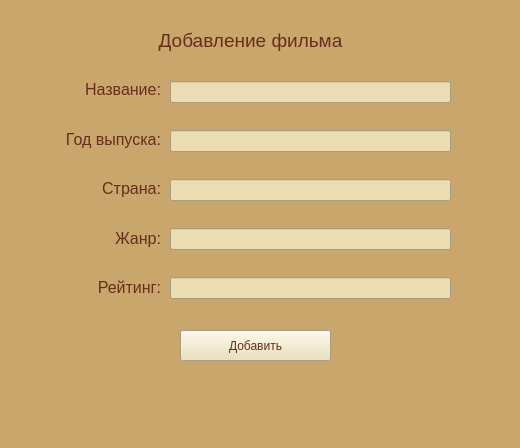
<?xml version="1.0" encoding="UTF-8"?>
<ui version="4.0">
 <class>MainWindow</class>
 <widget class="QMainWindow" name="MainWindow">
  <property name="geometry">
   <rect>
    <x>0</x>
    <y>0</y>
    <width>520</width>
    <height>448</height>
   </rect>
  </property>
  <property name="windowTitle">
   <string>MainWindow</string>
  </property>
  <property name="styleSheet">
   <string notr="true">background-color:#C9A66B</string>
  </property>
  <widget class="QWidget" name="centralwidget">
   <widget class="QLabel" name="label">
    <property name="geometry">
     <rect>
      <x>110</x>
      <y>30</y>
      <width>281</width>
      <height>21</height>
     </rect>
    </property>
    <property name="font">
     <font>
      <pointsize>14</pointsize>
     </font>
    </property>
    <property name="styleSheet">
     <string notr="true">color:#662E1C</string>
    </property>
    <property name="text">
     <string>Добавление фильма</string>
    </property>
    <property name="alignment">
     <set>Qt::AlignCenter</set>
    </property>
   </widget>
   <widget class="QWidget" name="layoutWidget">
    <property name="geometry">
     <rect>
      <x>170</x>
      <y>60</y>
      <width>281</width>
      <height>261</height>
     </rect>
    </property>
    <layout class="QVBoxLayout" name="verticalLayout_2">
     <item>
      <widget class="QLineEdit" name="le_title">
       <property name="styleSheet">
        <string notr="true">background-color:#EBDCB2;
color:#662E1C</string>
       </property>
      </widget>
     </item>
     <item>
      <widget class="QLineEdit" name="le_year">
       <property name="styleSheet">
        <string notr="true">background-color:#EBDCB2;
color:#662E1C</string>
       </property>
      </widget>
     </item>
     <item>
      <widget class="QLineEdit" name="le_country">
       <property name="styleSheet">
        <string notr="true">background-color:#EBDCB2;
color:#662E1C</string>
       </property>
      </widget>
     </item>
     <item>
      <widget class="QLineEdit" name="le_genre">
       <property name="styleSheet">
        <string notr="true">background-color:#EBDCB2;
color:#662E1C</string>
       </property>
      </widget>
     </item>
     <item>
      <widget class="QLineEdit" name="le_rate">
       <property name="styleSheet">
        <string notr="true">background-color:#EBDCB2;
color:#662E1C</string>
       </property>
      </widget>
     </item>
    </layout>
   </widget>
   <widget class="QWidget" name="layoutWidget_2">
    <property name="geometry">
     <rect>
      <x>50</x>
      <y>80</y>
      <width>111</width>
      <height>217</height>
     </rect>
    </property>
    <layout class="QVBoxLayout" name="verticalLayout">
     <property name="spacing">
      <number>30</number>
     </property>
     <property name="bottomMargin">
      <number>0</number>
     </property>
     <item>
      <widget class="QLabel" name="label_2">
       <property name="font">
        <font>
         <pointsize>12</pointsize>
        </font>
       </property>
       <property name="styleSheet">
        <string notr="true">color:#662E1C</string>
       </property>
       <property name="text">
        <string>Название:</string>
       </property>
       <property name="alignment">
        <set>Qt::AlignRight|Qt::AlignTrailing|Qt::AlignVCenter</set>
       </property>
      </widget>
     </item>
     <item>
      <widget class="QLabel" name="label_3">
       <property name="font">
        <font>
         <pointsize>12</pointsize>
        </font>
       </property>
       <property name="styleSheet">
        <string notr="true">color:#662E1C</string>
       </property>
       <property name="text">
        <string>Год выпуска:</string>
       </property>
       <property name="alignment">
        <set>Qt::AlignRight|Qt::AlignTrailing|Qt::AlignVCenter</set>
       </property>
      </widget>
     </item>
     <item>
      <widget class="QLabel" name="label_4">
       <property name="font">
        <font>
         <pointsize>12</pointsize>
        </font>
       </property>
       <property name="styleSheet">
        <string notr="true">color:#662E1C</string>
       </property>
       <property name="text">
        <string>Страна:</string>
       </property>
       <property name="alignment">
        <set>Qt::AlignRight|Qt::AlignTrailing|Qt::AlignVCenter</set>
       </property>
      </widget>
     </item>
     <item>
      <widget class="QLabel" name="label_5">
       <property name="font">
        <font>
         <pointsize>12</pointsize>
        </font>
       </property>
       <property name="styleSheet">
        <string notr="true">color:#662E1C</string>
       </property>
       <property name="text">
        <string>Жанр:</string>
       </property>
       <property name="alignment">
        <set>Qt::AlignRight|Qt::AlignTrailing|Qt::AlignVCenter</set>
       </property>
      </widget>
     </item>
     <item>
      <widget class="QLabel" name="label_6">
       <property name="font">
        <font>
         <pointsize>12</pointsize>
        </font>
       </property>
       <property name="styleSheet">
        <string notr="true">color:#662E1C</string>
       </property>
       <property name="text">
        <string>Рейтинг:</string>
       </property>
       <property name="alignment">
        <set>Qt::AlignRight|Qt::AlignTrailing|Qt::AlignVCenter</set>
       </property>
      </widget>
     </item>
    </layout>
   </widget>
   <widget class="QPushButton" name="btn_append_to_favourite">
    <property name="geometry">
     <rect>
      <x>180</x>
      <y>330</y>
      <width>151</width>
      <height>31</height>
     </rect>
    </property>
    <property name="styleSheet">
     <string notr="true">background-color:#EBDCB2;
color:#662E1C</string>
    </property>
    <property name="text">
     <string>Добавить</string>
    </property>
   </widget>
  </widget>
  <widget class="QMenuBar" name="menubar">
   <property name="geometry">
    <rect>
     <x>0</x>
     <y>0</y>
     <width>520</width>
     <height>21</height>
    </rect>
   </property>
  </widget>
  <widget class="QStatusBar" name="statusbar"/>
 </widget>
 <resources/>
 <connections/>
</ui>
